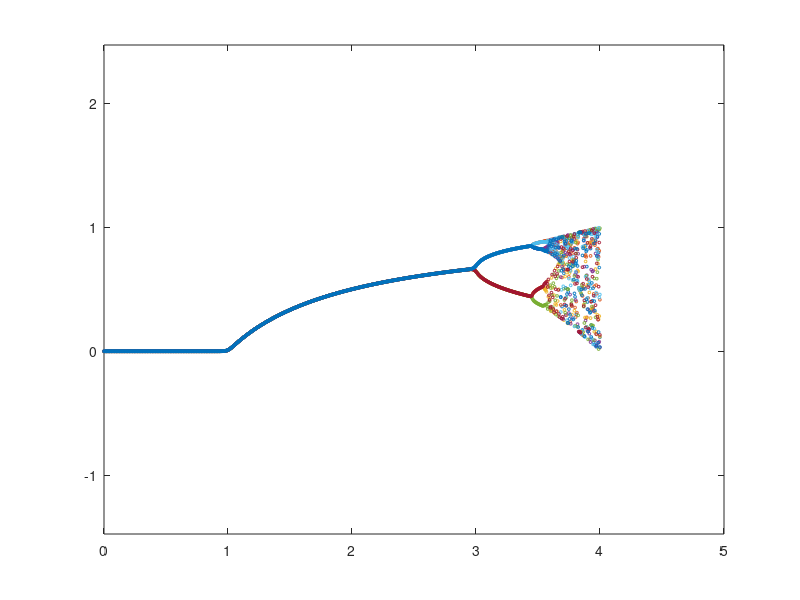

This figure's MATLAB source:
clear;

x = ones(1, 1000) * 0.2;
x1 = ones(1, 1000) * 0.2;
delta = linspace(0,5,1000);

n = 100;

for i = 1:n
  x1 = delta .* x1 .* (1 - x1);
  x = [x; x1];
endfor

plot(delta, x1, 'o', 'MarkerSize', 2);
hold on;

for i = 1:7
  plot(delta, x(100 - i, :), 'o', 'MarkerSize', 2);
endfor

axis equal;
hold off;
